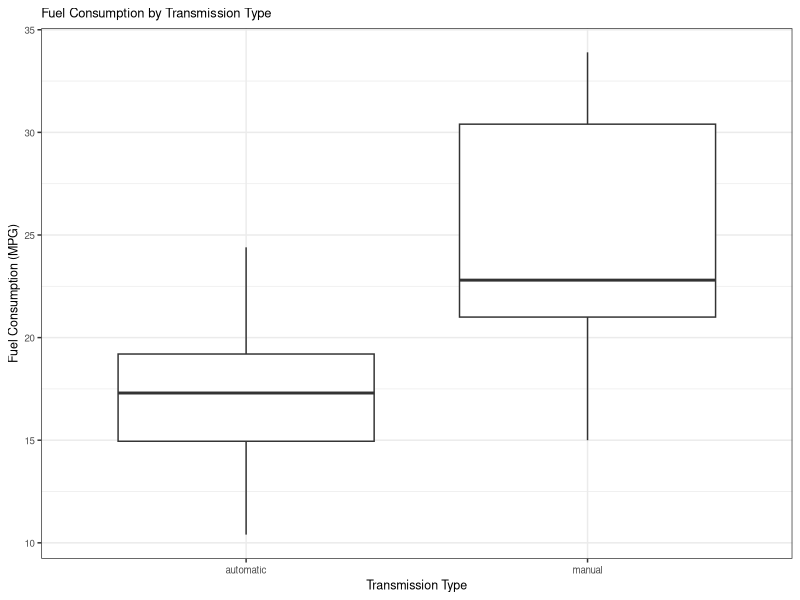
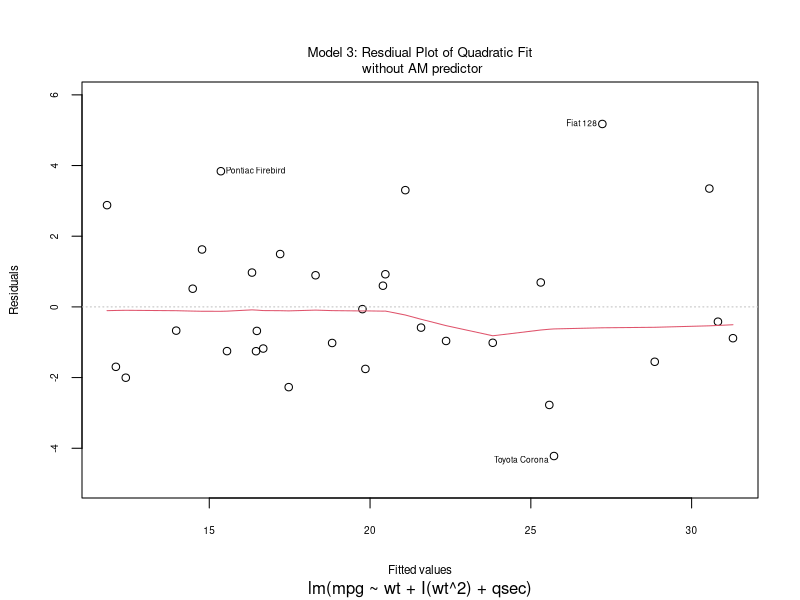

Recreate these plots in R, in order.
## ---- chunk 1
library(plyr)
library(dplyr)
library(ggplot2)
library(magrittr)
library(broom)
library(knitr)
knitr::opts_chunk$set(cache=TRUE)
## ---- chunk 2
tt <- t.test(mpg ~ am, data = mtcars) %>% tidy
kable(tt)
## ---- chunk 3
fit_step <- lm(mpg ~ ., data = mtcars) %>% step(trace=0)
kable(tidy(fit_step))
## ---- chunk 4
fit_quad <- update(fit_step, mpg ~ wt + I(wt^2) + qsec + am)
## ---- chunk 5
av_output <- anova(fit_step, fit_quad)
av_output <- cbind(Model = c("Model 1", "Model 2"), av_output)
kable(av_output)
av_output$p.value <- av_output$`Pr(>F)`
## ---- chunk 6
adj_r_step <- round(summary(fit_step)$adj.r.squared, digits = 4)
adj_r_quad <- round(summary(fit_quad)$adj.r.squared, digits = 4)

rse_step <- round(summary(fit_step)$sigma, digits = 4)
rse_quad <- round(summary(fit_quad)$sigma, digits = 4)
## ---- chunk 7
kable(tidy(fit_quad))
## ---- chunk 8
fit_quad_reduced <- update(fit_quad, mpg ~ wt + I(wt^2) + qsec)
kable(tidy(fit_quad_reduced))
## ---- chunk 9
bind_rows(glance(fit_step),
          glance(fit_quad),
          glance(fit_quad_reduced)) %>%
  select(
    Adj.r.squared = adj.r.squared, 
    RSE = sigma) %>%
  bind_cols(data_frame(Model = c("Model 1", "Model 2", "Model 3")), .) %>%
  kable

CI <- confint(fit_quad_reduced) %>% round(digits = 3)
## ---- chunk 10
mtcars_by_tt <- mtcars %>%
  mutate(
    am = factor(mapvalues(am, c(0, 1), c("automatic", "manual")))
  ) %>%
  rename(
    `Transmission Type` = am
  ) %$% data.frame(table(`Transmission Type`)) 

## ---- chunk 11
mtcars %>%
  mutate(
    am = factor(mapvalues(am, c(0, 1), c("automatic", "manual")))
  ) %>%
  ggplot(aes(am, mpg)) + geom_boxplot() +
    xlab("Transmission Type") +
    ylab("Fuel Consumption (MPG)") +
    ggtitle("Fuel Consumption by Transmission Type") +
    theme_bw() +
    theme(plot.title = element_text(size = rel(0.85)),
          axis.title = element_text(size = 9),
          axis.text = element_text(size = 7))
## ---- chunk 12
lm(mpg ~ . + I(wt^2), data = mtcars) %>% step(trace = FALSE) %>% tidy %>% kable
## ---- chunk 13
par(mfrow = c(1, 1))
plot(fit_quad_reduced, which = 1, 
     caption = "Model 3: Resdiual Plot of Quadratic Fit\n without AM predictor",
     cex.caption = 0.8, cex.id = 0.5, cex.axis = 0.6, cex.lab = 0.7)
